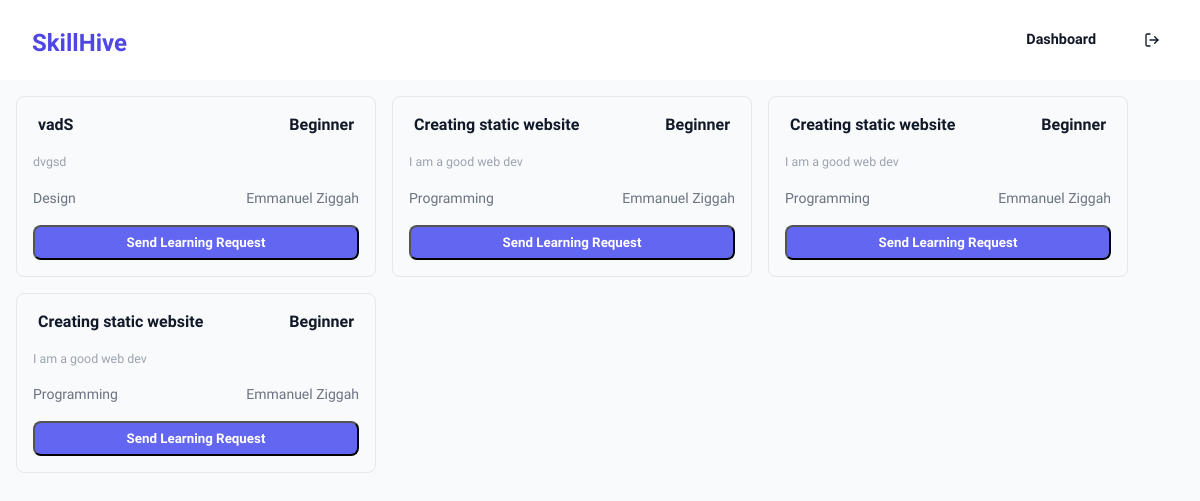
Page /skills/ (signed in) on the earlier database version.
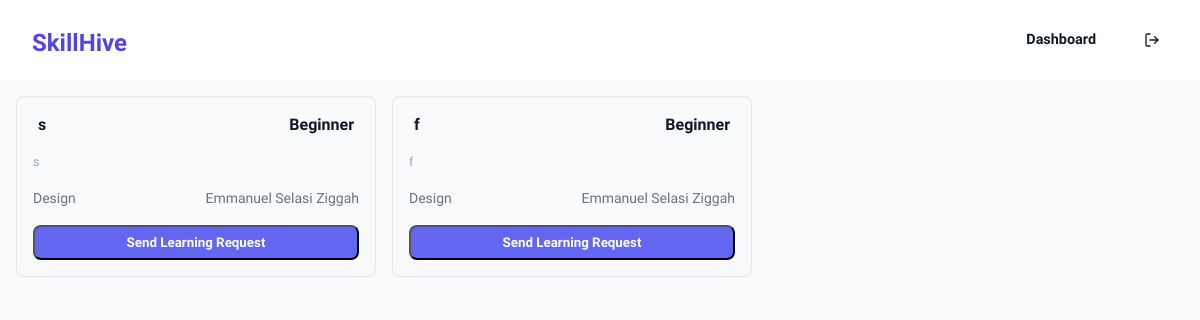
Same page on the later database version.
### app/models.py (models this page shows, shortened)
class Skill(models.Model):
  user = models.ForeignKey(CustomUserModel, on_delete=models.CASCADE, related_name='skills')
  title = models.CharField(max_length=100)
  description = models.TextField(blank=True, null=True)
  category = models.CharField(max_length=50)
  level = models.CharField(max_length=30)
  type = models.CharField(max_length=30)
  created_at = models.DateTimeField(auto_now_add=True)
  updated_at = models.DateTimeField(auto_now=True)

class CustomUserModel(AbstractBaseUser, PermissionsMixin):
  full_name = models.CharField(max_length=225)
  email = models.EmailField(unique=True, verbose_name=_('Email Address'))
  bio = models.TextField(max_length=700, blank=True, null=True, verbose_name=_('Biography'))
  is_staff = models.BooleanField(default=False)
  is_active = models.BooleanField(default=True)
  is_superuser = models.BooleanField(default=False)
  is_verified = models.BooleanField(default=False)
  date_joined = models.DateTimeField(auto_now_add=True)
  last_login = models.DateTimeField(auto_now=True)
  objects = CustomUserManager()
  USERNAME_FIELD = 'email'
  REQUIRED_FIELDS = ['full_name', 'bio']

### app/views.py (the view)
# urls.py: path('skills/', views.SkillsView, name='skills'),
def SkillsView(request):
  if not request.user.is_authenticated:
    return redirect('login')
  skills = Skill.objects.all().order_by('-created_at')
  content = {
    'user': request.user,
    'skills': skills,
  }
  return render(request, 'skills.html', content)

### templates/skills.html (shortened to what this page needs)
{% load static %}
<!DOCTYPE html>
<html lang="en">
  <head>
    <link rel="stylesheet" href="{% static 'styles/dashboard.css' %}" />
    <link rel="stylesheet" href="{% static 'styles/skills.css' %}" />
  </head>
  <body>
    <header>
      <h1><a href="{% url 'dashboard' %}">SkillHive</a></h1>
      <nav>
        <ul>
          <li>
            <a href="{% url 'dashboard' %}" class="btn-dash">Dashboard</a>
          </li>
          <li>
            <a href="{% url 'logout' %}" class="btn-logout">
            </a>
          </li>
        </ul>
      </nav>
    </header>
    <main class="main-cc">
      <div class="skills-ls">
        {% for skill in skills %}
        <div class="skill-cc">
          <div class="skill-hd">
            <p>{{ skill.title }}</p>
            <p>{{ skill.level }}</p>
          </div>
          <div class="skill-dn">
            <p>{{ skill.description }}</p>
          </div>
          <div class="skill-ds">
            <p>{{ skill.category }}</p>
            <p>{{ skill.user.full_name }}</p>
          </div>
          <div class="skill-btn">
            <button class="accept">
            <a href="{% url 'send_request' skill.id %}">Send Learning Request</a>
            </button>
          </div>
        </div>
        {% empty %}
        <p>No skills available at the moment.</p>
        {% endfor %}
      </div>
    </main>
  </body>
</html>

Differences in the rows shown:
removed Skill: title "vadS", level "Beginner", description "dvgsd", category "Design", user.full_name "Emmanuel Ziggah"
removed Skill: title "Creating static website", level "Beginner", description "I am a good web dev", category "Programming", user.full_name "Emmanuel Ziggah"
removed Skill: title "Creating static website", level "Beginner", description "I am a good web dev", category "Programming", user.full_name "Emmanuel Ziggah"
removed Skill: title "Creating static website", level "Beginner", description "I am a good web dev", category "Programming", user.full_name "Emmanuel Ziggah"
added Skill: title "s", level "Beginner", description "s", category "Design", user.full_name "Emmanuel Selasi Ziggah"
added Skill: title "f", level "Beginner", description "f", category "Design", user.full_name "Emmanuel Selasi Ziggah"
